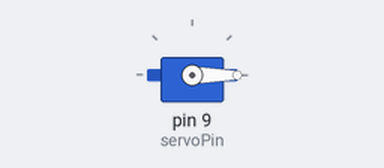
A sketch run on a simulated Arduino Uno, built with avr-gcc and run on an emulated ATmega328P. Parts: servo.

Above: at 0.05 s.
At 1.5 s:
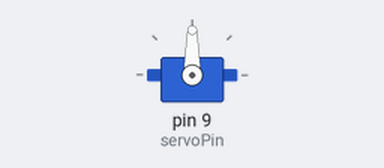
At 3.0 s:
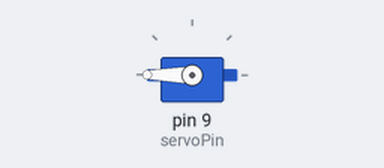
Timing chart, 0 to 6.9 s (numbered marks = the images above):
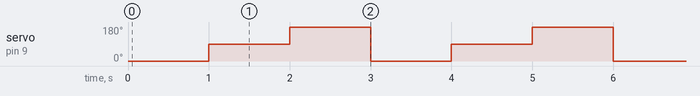

Measured:
- by itself, servo on pin 9 (servoPin): repeats every 3.0 s: 180° 1.0 s, 0° 1.0 s, 90° 1.0 s

The sketch:

Servo_Motor.ino
```cpp
// C++ code
//
#include <Servo.h>
Servo myServo;
int servoPin=9;
void setup()
{
  myServo.attach(servoPin);
}

void loop()
{
  myServo.write(0);
  delay(1000);
  myServo.write(90);
  delay(1000);
  myServo.write(180);
  delay(1000);
}
```
